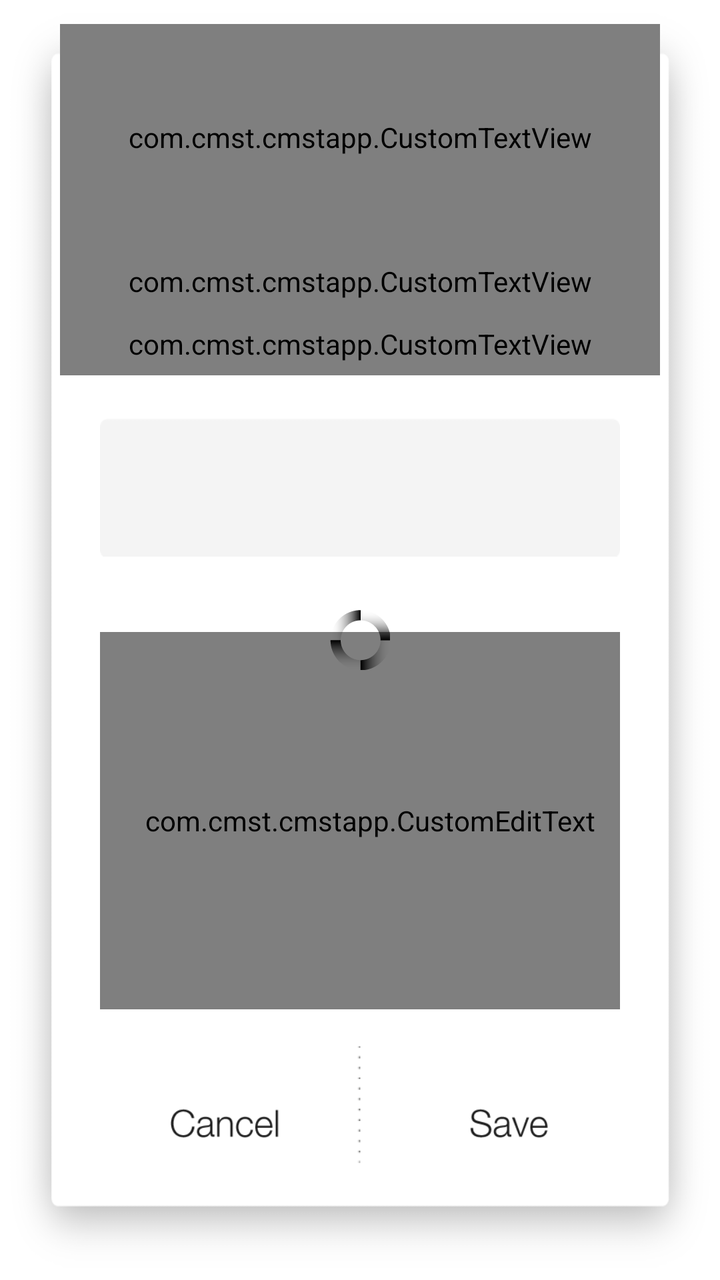
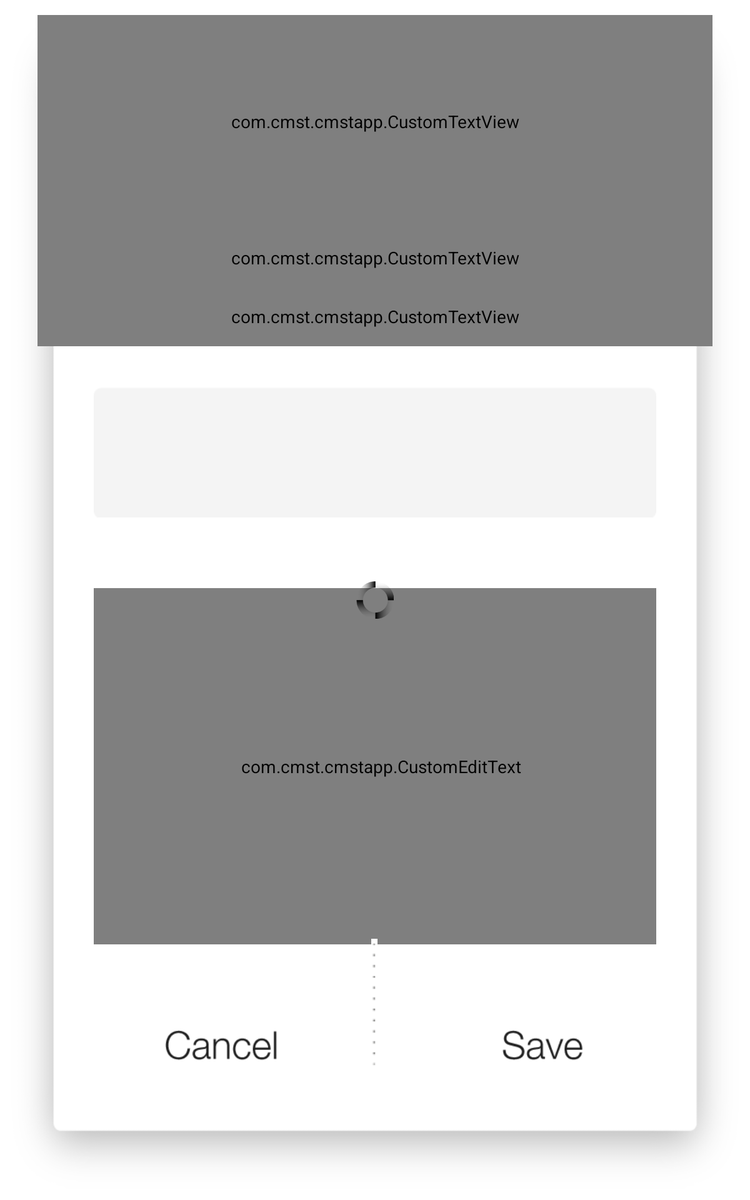

One screen, two layout resources from the same app: the default and the author's alternative for another configuration. Each is rendered where Android would select it; the XML of both is given below.
<!-- AndroidManifest.xml: application theme AppTheme -->
<!-- res/layout/popup_meta.xml -->
<?xml version="1.0" encoding="utf-8"?>
<LinearLayout xmlns:android="http://schemas.android.com/apk/res/android"
    android:id="@+id/popup"
    style="@android:style/Theme.Translucent.NoTitleBar"
    android:layout_width="match_parent"
    android:layout_height="match_parent"
    android:background="@drawable/meta_popup"
    android:orientation="vertical" >

    <FrameLayout
        android:layout_width="fill_parent"
        android:layout_height="0dp"
        android:layout_marginLeft="10dp"
        android:layout_marginRight="10dp"
        android:layout_weight="100" >

        <LinearLayout
            android:layout_width="match_parent"
            android:layout_height="match_parent"
            android:orientation="vertical"
            android:paddingLeft="20dp"
            android:paddingRight="20dp"
            android:weightSum="100" >

            <LinearLayout
                android:layout_width="match_parent"
                android:layout_height="0dp"
                android:layout_marginTop="12dp"
                android:layout_weight="18" >

                <com.cmst.cmstapp.CustomTextView
                    android:layout_width="match_parent"
                    android:layout_height="match_parent"
                    android:gravity="center"
                    android:text="@string/meta_title"
                    android:textColor="@color/cmstText"
                    android:textSize="@dimen/cmst_meta_title" />
            </LinearLayout>

            <LinearLayout
                android:layout_width="match_parent"
                android:layout_height="0dp"
                android:layout_weight="10"
                android:orientation="vertical"
                android:weightSum="100" >

                <com.cmst.cmstapp.CustomTextView
                    android:layout_width="match_parent"
                    android:layout_height="0dp"
                    android:layout_weight="50"
                    android:gravity="top|center_horizontal"
                    android:text="@string/meta_subtitle"
                    android:textSize="@dimen/cmst_meta_subtitle" />

                <com.cmst.cmstapp.CustomTextView
                    android:id="@+id/metaDescription"
                    android:layout_width="match_parent"
                    android:layout_height="0dp"
                    android:layout_weight="50"
                    android:gravity="top|center_horizontal"
                    android:singleLine="true"
                    android:textSize="@dimen/cmst_meta_subtitle" />
            </LinearLayout>

            <LinearLayout
                android:layout_width="match_parent"
                android:layout_height="0dp"
                android:layout_weight="3.5" >
            </LinearLayout>

            <EditText
                android:id="@+id/metaTitle"
                android:layout_width="match_parent"
                android:layout_height="0dp"
                android:layout_marginLeft="20dp"
                android:layout_marginRight="20dp"
                android:layout_weight="11"
                android:background="@drawable/meta_name"
                android:hint=""
                android:imeOptions="actionDone"
                android:paddingLeft="10dp"
                android:singleLine="true"
                android:textColor="@drawable/active_edit_text" >
            </EditText>

            <LinearLayout
                android:layout_width="match_parent"
                android:layout_height="0dp"
                android:layout_weight="6" >
            </LinearLayout>

            <com.cmst.cmstapp.CustomEditText
                android:id="@+id/metaDesc"
                android:layout_width="match_parent"
                android:layout_height="0dp"
                android:layout_marginLeft="20dp"
                android:layout_marginRight="20dp"
                android:layout_weight="30"
                android:background="@drawable/meta_desc"
                android:gravity="top"
                android:hint=""
                android:imeActionLabel="actionDone"
                android:imeOptions="actionDone"
                android:inputType="textAutoCorrect|textCapSentences|textMultiLine"
                android:maxLines="3"
                android:paddingLeft="10dp"
                android:textColor="@drawable/active_edit_text" />

            <LinearLayout
                android:layout_width="match_parent"
                android:layout_height="0dp"
                android:layout_marginTop="-10dp"
                android:layout_weight="21.5"
                android:orientation="horizontal"
                android:weightSum="100" >

                <ImageView
                    android:id="@+id/btnCancel"
                    android:layout_width="0dp"
                    android:layout_height="match_parent"
                    android:layout_weight="49.5"
                    android:src="@drawable/btn_cancel" />

                <ImageView
                    android:layout_width="0dp"
                    android:layout_height="wrap_content"
                    android:layout_marginBottom="5dp"
                    android:layout_marginTop="5dp"
                    android:layout_weight="1"
                    android:orientation="horizontal"
                    android:paddingBottom="5dp"
                    android:src="@drawable/meta_separator" />

                <ImageView
                    android:id="@+id/btnSave"
                    android:layout_width="0dp"
                    android:layout_height="match_parent"
                    android:layout_weight="49.5"
                    android:src="@drawable/btn_save" />
            </LinearLayout>
        </LinearLayout>

        <ImageView
            android:id="@+id/metaProgress"
            android:layout_width="30dp"
            android:layout_height="30dp"
            android:layout_gravity="center"
            android:src="@drawable/loading" />
    </FrameLayout>

</LinearLayout>
<!-- resources referenced by this layout -->
<resources>
  <color name="cmstText">#1E1E1E</color>
  <dimen name="cmst_meta_subtitle">15sp</dimen>
  <dimen name="cmst_meta_title">20sp</dimen>
  <!-- drawable active_edit_text (drawable) -->
  <?xml version="1.0" encoding="utf-8"?>
  <selector xmlns:android="http://schemas.android.com/apk/res/android">
  
      <item android:state_pressed="true" android:color="@color/cmstText"/> 
      <item android:state_focused="true" android:color="@color/cmstText"/> 
      <item android:color="@color/cmstGray"/> 
  
  </selector>
  <!-- drawable btn_cancel (drawable) -->
  <?xml version="1.0" encoding="utf-8"?>
  <selector xmlns:android="http://schemas.android.com/apk/res/android">
  
      <item android:drawable="@drawable/meta_cancel_reaction" android:state_pressed="true"></item>
      <item android:drawable="@drawable/meta_cancel_normal"></item>
  
  </selector>
  <!-- drawable btn_save (drawable) -->
  <?xml version="1.0" encoding="utf-8"?>
  <selector xmlns:android="http://schemas.android.com/apk/res/android">
  
      <item android:drawable="@drawable/meta_save_reaction" android:state_pressed="true"></item>
      <item android:drawable="@drawable/meta_save_normal"></item>
  
  </selector>
  <!-- drawable loading: png bitmap (drawable, 1987 bytes) -->
  <!-- drawable meta_desc: png bitmap (drawable, 1611 bytes) -->
  <!-- drawable meta_name: png bitmap (drawable, 737 bytes) -->
  <!-- drawable meta_popup: png bitmap (drawable, 10381 bytes) -->
  <!-- drawable meta_separator: png bitmap (drawable, 205 bytes) -->
  <string name="meta_subtitle">enter new name and description for</string>
  <string name="meta_title">Edit Album Metadata</string>
  <style name="AppTheme" parent="android:style/Theme.Holo.Light">
          
      </style>
  <color name="cmstGray">#A4A7AA</color>
  <!-- drawable meta_cancel_reaction: png bitmap (drawable, 2253 bytes) -->
  <!-- drawable meta_cancel_normal: png bitmap (drawable, 2290 bytes) -->
  <!-- drawable meta_save_reaction: png bitmap (drawable, 2090 bytes) -->
  <!-- drawable meta_save_normal: png bitmap (drawable, 2149 bytes) -->
</resources>
<!-- res/layout-sw600dp/popup_meta.xml (the author's variant of the layout above) -->
<!-- drawn on a 7-inch tablet held upright -->
<?xml version="1.0" encoding="utf-8"?>
<LinearLayout xmlns:android="http://schemas.android.com/apk/res/android"
    android:id="@+id/popup"
    style="@android:style/Theme.Translucent.NoTitleBar"
    android:layout_width="match_parent"
    android:layout_height="match_parent"
    android:background="@drawable/meta_popup"
    android:orientation="vertical" >

    <FrameLayout
        android:layout_width="fill_parent"
        android:layout_height="0dp"
        android:layout_marginLeft="10dp"
        android:layout_marginRight="10dp"
        android:layout_weight="100" >

        <LinearLayout
            android:layout_width="match_parent"
            android:layout_height="match_parent"
            android:orientation="vertical"
            android:paddingLeft="20dp"
            android:paddingRight="20dp"
            android:weightSum="100" >

            <LinearLayout
                android:layout_width="match_parent"
                android:layout_height="0dp"
                android:layout_marginTop="12dp"
                android:layout_weight="18" >

                <com.cmst.cmstapp.CustomTextView
                    android:layout_width="match_parent"
                    android:layout_height="match_parent"
                    android:gravity="center"
                    android:text="@string/meta_title"
                    android:textColor="@color/cmstText"
                    android:textSize="@dimen/cmst_splash_font_Tab" />
            </LinearLayout>

            <LinearLayout
                android:layout_width="match_parent"
                android:layout_height="0dp"
                android:layout_weight="10"
                android:orientation="vertical"
                android:weightSum="100" >

                <com.cmst.cmstapp.CustomTextView
                    android:layout_width="match_parent"
                    android:layout_height="0dp"
                    android:layout_weight="50"
                    android:gravity="top|center_horizontal"
                    android:text="@string/meta_subtitle"
                    android:textSize="@dimen/cmst_title_font" />

                <com.cmst.cmstapp.CustomTextView
                    android:id="@+id/metaDescription"
                    android:layout_width="match_parent"
                    android:layout_height="0dp"
                    android:layout_weight="50"
                    android:gravity="top|center_horizontal"
                    android:singleLine="true"
                    android:textSize="@dimen/cmst_title_font" />
            </LinearLayout>

            <LinearLayout
                android:layout_width="match_parent"
                android:layout_height="0dp"
                android:layout_weight="3.5" >
            </LinearLayout>

            <LinearLayout
                android:layout_width="match_parent"
                android:layout_height="0dp"
                android:layout_weight="11"
                android:orientation="horizontal"
                android:weightSum="100" >

                <LinearLayout
                    android:layout_width="0dp"
                    android:layout_height="match_parent"
                    android:layout_weight="5" >
                </LinearLayout>

                <EditText
                    android:id="@+id/metaTitle"
                    android:layout_width="0dp"
                    android:layout_height="match_parent"
                    android:layout_marginLeft="20dp"
                    android:layout_marginRight="20dp"
                    android:layout_weight="90"
                    android:background="@drawable/meta_name"
                    android:hint=""
                    android:imeOptions="actionDone"
                    android:paddingLeft="10dp"
                    android:singleLine="true"
                    android:textColor="@drawable/active_edit_text" >
                </EditText>

                <LinearLayout
                    android:layout_width="0dp"
                    android:layout_height="match_parent"
                    android:layout_weight="5" >
                </LinearLayout>
            </LinearLayout>

            <LinearLayout
                android:layout_width="match_parent"
                android:layout_height="0dp"
                android:layout_weight="6" >
            </LinearLayout>

            <LinearLayout
                android:layout_width="match_parent"
                android:layout_height="0dp"
                android:layout_weight="30"
                android:orientation="horizontal"
                android:weightSum="100" >

                <LinearLayout
                    android:layout_width="0dp"
                    android:layout_height="match_parent"
                    android:layout_weight="5" >
                </LinearLayout>

                <com.cmst.cmstapp.CustomEditText
                    android:id="@+id/metaDesc"
                    android:layout_width="0dp"
                    android:layout_height="match_parent"
                    android:layout_marginLeft="20dp"
                    android:layout_marginRight="20dp"
                    android:layout_weight="90"
                    android:background="@drawable/meta_desc"
                    android:gravity="top"
                    android:hint=""
                    android:imeActionLabel="actionDone"
                    android:imeOptions="actionDone"
                    android:inputType="textAutoCorrect|textCapSentences|textMultiLine"
                    android:maxLines="3"
                    android:paddingLeft="10dp"
                    android:textColor="@drawable/active_edit_text" />

                <LinearLayout
                    android:layout_width="0dp"
                    android:layout_height="match_parent"
                    android:layout_weight="5" >
                </LinearLayout>

               
            </LinearLayout>

            <LinearLayout
                android:layout_width="match_parent"
                android:layout_height="0dp"
                android:layout_marginTop="-10dp"
                android:layout_weight="21.5"
                android:orientation="horizontal"
                android:weightSum="100" >

                <LinearLayout
                    android:layout_width="0dp"
                    android:layout_height="match_parent"
                    android:layout_weight="49.5"
                    android:orientation="vertical"
                    android:weightSum="100" >

                    <LinearLayout
                        android:layout_width="match_parent"
                        android:layout_height="0dp"
                        android:layout_weight="15" >
                    </LinearLayout>

                    <ImageView
                        android:id="@+id/btnCancel"
                        android:layout_width="match_parent"
                        android:layout_height="0dp"
                        android:layout_weight="60"
                        android:scaleType="centerInside"
                        android:src="@drawable/btn_cancel" />

                    <LinearLayout
                        android:layout_width="match_parent"
                        android:layout_height="0dp"
                        android:layout_weight="20" >
                    </LinearLayout>
                </LinearLayout>

                <ImageView
                    android:layout_width="0dp"
                    android:layout_height="wrap_content"
                    android:layout_marginBottom="5dp"
                    android:layout_marginTop="5dp"
                    android:layout_weight="1"
                    android:orientation="horizontal"
                    android:paddingBottom="5dp"
                    android:src="@drawable/meta_separator" />

                <LinearLayout
                    android:layout_width="0dp"
                    android:layout_height="match_parent"
                    android:layout_weight="49.5"
                    android:orientation="vertical"
                    android:weightSum="100" >

                    <LinearLayout
                        android:layout_width="match_parent"
                        android:layout_height="0dp"
                        android:layout_weight="15" >
                    </LinearLayout>

                    <ImageView
                        android:id="@+id/btnSave"
                        android:layout_width="match_parent"
                        android:layout_height="0dp"
                        android:layout_weight="60"
                        android:src="@drawable/btn_save" />

                    <LinearLayout
                        android:layout_width="match_parent"
                        android:layout_height="0dp"
                        android:layout_weight="20" >
                    </LinearLayout>
                </LinearLayout>
            </LinearLayout>
        </LinearLayout>

        <ImageView
            android:id="@+id/metaProgress"
            android:layout_width="30dp"
            android:layout_height="30dp"
            android:layout_gravity="center"
            android:src="@drawable/loading" />
    </FrameLayout>

</LinearLayout>
<!-- resources referenced by the variant -->
<!-- as a 7-inch tablet held upright resolves them -->
<resources>
  <color name="cmstText">#1E1E1E</color>
  <dimen name="cmst_splash_font_Tab">24sp</dimen>
  <dimen name="cmst_title_font">20sp</dimen>
  <!-- drawable active_edit_text (drawable) -->
  <?xml version="1.0" encoding="utf-8"?>
  <selector xmlns:android="http://schemas.android.com/apk/res/android">
  
      <item android:state_pressed="true" android:color="@color/cmstText"/> 
      <item android:state_focused="true" android:color="@color/cmstText"/> 
      <item android:color="@color/cmstGray"/> 
  
  </selector>
  <!-- drawable btn_cancel (drawable) -->
  <?xml version="1.0" encoding="utf-8"?>
  <selector xmlns:android="http://schemas.android.com/apk/res/android">
  
      <item android:drawable="@drawable/meta_cancel_reaction" android:state_pressed="true"></item>
      <item android:drawable="@drawable/meta_cancel_normal"></item>
  
  </selector>
  <!-- drawable btn_save (drawable) -->
  <?xml version="1.0" encoding="utf-8"?>
  <selector xmlns:android="http://schemas.android.com/apk/res/android">
  
      <item android:drawable="@drawable/meta_save_reaction" android:state_pressed="true"></item>
      <item android:drawable="@drawable/meta_save_normal"></item>
  
  </selector>
  <!-- drawable loading: png bitmap (drawable, 1987 bytes) -->
  <!-- drawable meta_desc: png bitmap (drawable, 1611 bytes) -->
  <!-- drawable meta_name: png bitmap (drawable, 737 bytes) -->
  <!-- drawable meta_popup: png bitmap (drawable, 10381 bytes) -->
  <!-- drawable meta_separator: png bitmap (drawable, 205 bytes) -->
  <string name="meta_subtitle">enter new name and description for</string>
  <string name="meta_title">Edit Album Metadata</string>
  <style name="AppTheme" parent="android:style/Theme.Holo.Light">
          
      </style>
  <color name="cmstGray">#A4A7AA</color>
  <!-- drawable meta_cancel_reaction: png bitmap (drawable, 2253 bytes) -->
  <!-- drawable meta_cancel_normal: png bitmap (drawable, 2290 bytes) -->
  <!-- drawable meta_save_reaction: png bitmap (drawable, 2090 bytes) -->
  <!-- drawable meta_save_normal: png bitmap (drawable, 2149 bytes) -->
</resources>
